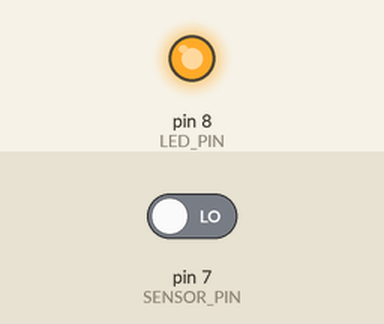
The sketch below on a simulated Arduino Uno, built with avr-gcc and run on an emulated ATmega328P. Shown: output pins drawn as LEDs (lit = HIGH). The inputs (shaded band) are chosen by the test bench; at power-on: pin 7 (SENSOR_PIN) LOW. No radio packets arrive unless stated.

Above: at 0.05 s.
Timing chart, 0 to 4.6 s (numbered marks = the images above):
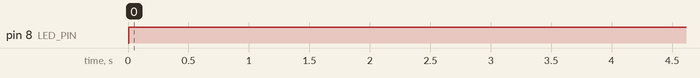

The sketch:

movement_detector.ino
```cpp
#include <SPI.h>
#include <nRF24L01.h>
#include <RF24.h>
#define HELLO_MSG_TIME 40
#define MAX_COUNT 10
#define WAIT 1000
#define SENSOR_PIN 7
#define LED_PIN 8
int count = 0;
int led_count = 0;
int hello_msg_counter = 0;
boolean led_status = false;

//NRF24 connection
RF24 radio(9,10); //CE, CSN
//an array of the addresses that the modules will use to communicate amongst themselves
const byte address[6] = "00001";

//The arduino setup function defines the pinmode for the motion sensor, LED
//and the SPI connection to the NRF24 board
void setup() {

  //setting up the pins
  pinMode(LED_PIN,OUTPUT);
  pinMode(SENSOR_PIN,INPUT);
  digitalWrite(LED_PIN,LOW);

  //initialize the radio object
  Serial.begin(9600);
  radio.begin();
  radio.openWritingPipe(address);
  radio.setAutoAck(true);
  radio.enableAckPayload();
  radio.setRetries(5,5);
  radio.setPALevel(RF24_PA_MIN);
  radio.stopListening();


}


/*
The arduino loop function for the motion detector is performing two functions periodically:
1. Sample the motion detector pin status. If the sensor detect motion, send a notification via NRF24
2. Send a "Hello" message to sample the connection status with the buzzer device. If an ACK messgage does
not arrive for more than MAX_COUNT = 10 times, the status LED will blink until an ACK message is recieved
*/
void loop() {

//sending "hello" msg every 1[sec] and counting it
if (hello_msg_counter == HELLO_MSG_TIME)
{
  const char txt[] = "Hello";
  radio.write(&txt, sizeof(txt));
  count++;

    //handle nrf24 ACK message reception
  if (radio.isAckPayloadAvailable())
  {
    unsigned char rx_buff[5];
    radio.read(rx_buff, 5);
    Serial.println("Got ACK");
    count = 0;
  }

  hello_msg_counter = 0;
}

if (count >= 10 )
{
  //light is blinking
  if (led_count == 40)
  {
    if (led_status)
    {
      digitalWrite(LED_PIN,LOW);
      led_status = false;
    }
    else
    {
      led_status = true;
      digitalWrite(LED_PIN,HIGH);
    }
    led_count = 0;
  }
  led_count++;
}
else
{
  //light is on
  digitalWrite(LED_PIN,HIGH);

}

//trying to detect movement - periodically sampling the SENSOR_PIN
//if movement was detected we notify the buzzer with the NRF24 communication module
if (digitalRead(SENSOR_PIN))
{
    const char txt[] = "Movement";
    radio.write(&txt, sizeof(txt));
}

//global delay - 25[ms]
hello_msg_counter++;
delay(25);
}
```

Measured:
- by itself, pin 8 (LED_PIN): repeats every 2.0 s: LOW 1.0 s, HIGH 1.0 s
